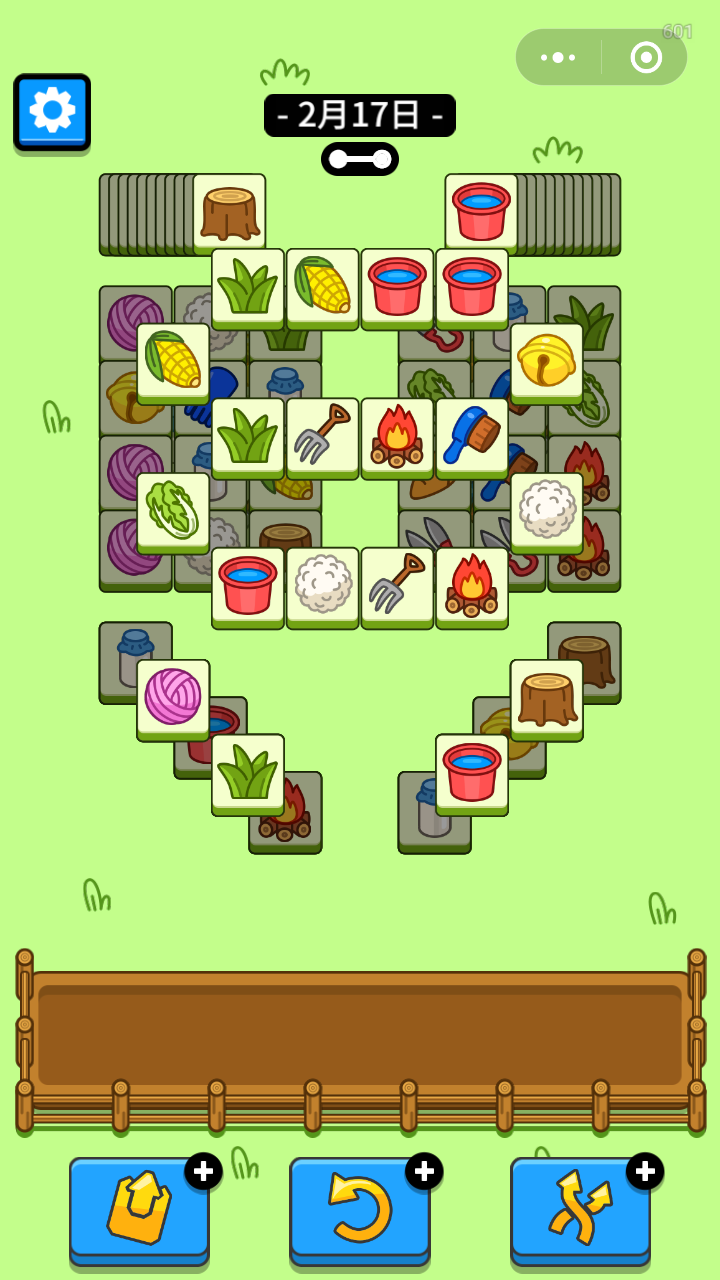

This chart was generated by the following Python code:

from appium import webdriver
import numpy as np
import cv2
from PIL import Image
from io import BytesIO

class MobileScreen:
    def __init__(self, driver: webdriver.Remote) -> None:
        self.driver = driver
    def get_screenshot_numpy(self) -> np.ndarray:
        bytes = self.driver.get_screenshot_as_png()
        img = cv2.imdecode(np.frombuffer(bytes, np.uint8), -1)
        return img
    
    def save_screenshot_as_pngfile(self) -> None:
        self.driver.get_screenshot_as_file("screenshot.png")

    def save_screenshot_as_bmpfile(self) -> None:
        bytes = self.driver.get_screenshot_as_png()
        img = Image.open(BytesIO(bytes))
        img.save("screenshot.bmp")
        